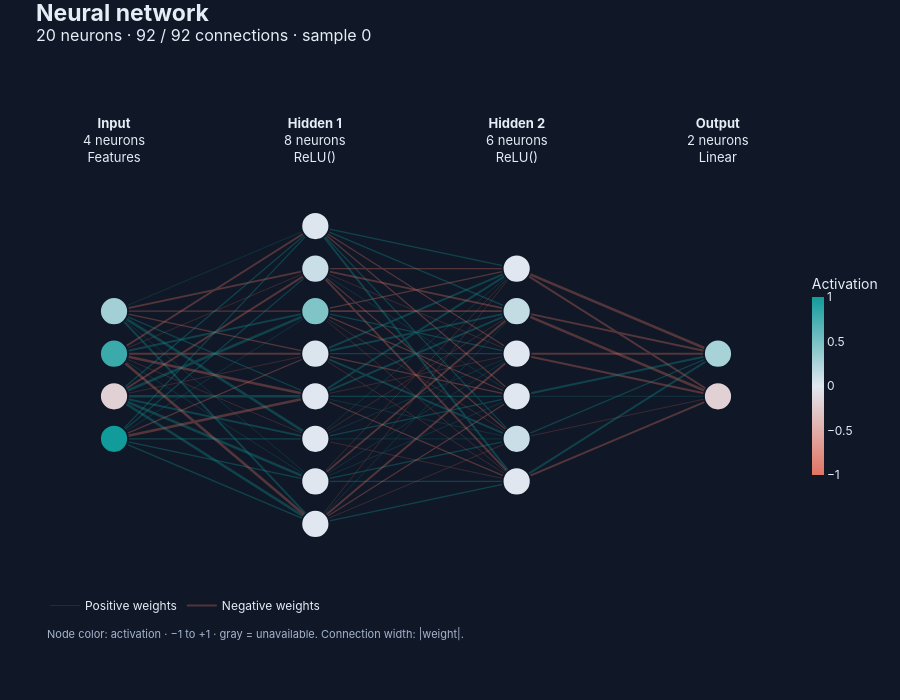

This figure's notebook cell:
### Markdown cell above
## 4. Observe one real sample
Node colors now encode actual outputs from sample 0 of the supplied batch. Hidden nodes show
the output **after ReLU**; hover exposes the pre-activation and bias too. Zero is a real value;
missing or non-finite values are not replaced by zero. One eval/no-grad pass uses cloned input.

### Code cell
active = sd.see(model, input=x, sample=0, theme="dark")
expected = model(x)[0].detach().tolist()
actual = [node["activation"] for node in active.data["neuron_graph"]["layers"][-1]["nodes"]]
assert actual == expected
active.save(out / "neurons.html")
active.save(out / "neurons.svg")
active
